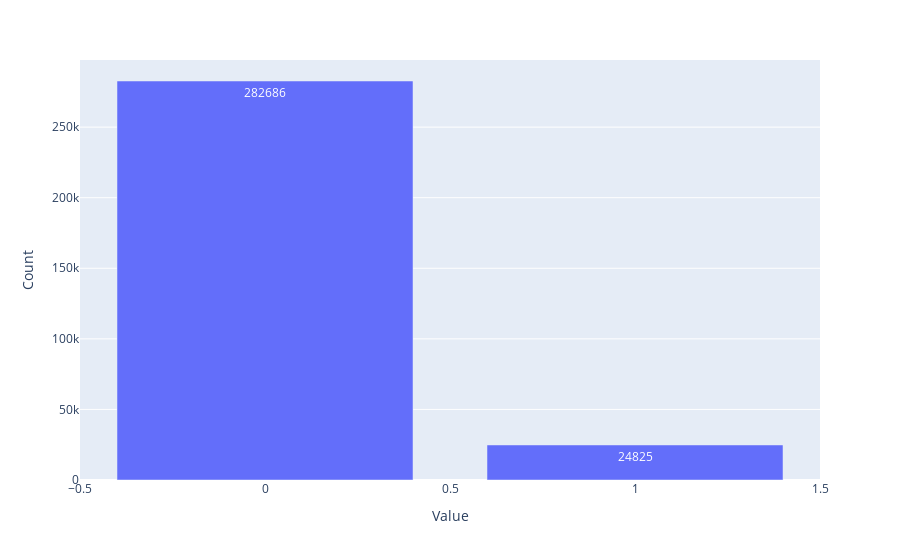

Notebook code for this chart:
### Markdown cell above
**Block 1.2** Nézzük meg az osztálycímkék megoszlását.

### Code cell
freq = df['TARGET'].value_counts()
df_freq = pd.DataFrame({'Value':freq.index, 'Count':freq.values})

fig = px.bar(df_freq, x='Value', y='Count', text='Count')
fig.show()

### Figure 1 — Plotly figure (JSON) as saved in the notebook; plotly's stock layout.template omitted (floating-point values rounded to 4 significant figures)
{"data": [{"hovertemplate": "Value=%{x}<br>Count=%{text}<extra></extra>", "legendgroup": "", "marker": {"color": "#636efa", "pattern": {"shape": ""}}, "name": "", "orientation": "v", "showlegend": false, "text": [282700.0, 24820.0], "textposition": "auto", "type": "bar", "x": [0, 1], "xaxis": "x", "y": [282686, 24825], "yaxis": "y"}], "layout": {"barmode": "relative", "legend": {"tracegroupgap": 0}, "margin": {"t": 60}, "xaxis": {"anchor": "y", "domain": [0, 1], "title": {"text": "Value"}}, "yaxis": {"anchor": "x", "domain": [0, 1], "title": {"text": "Count"}}}}
